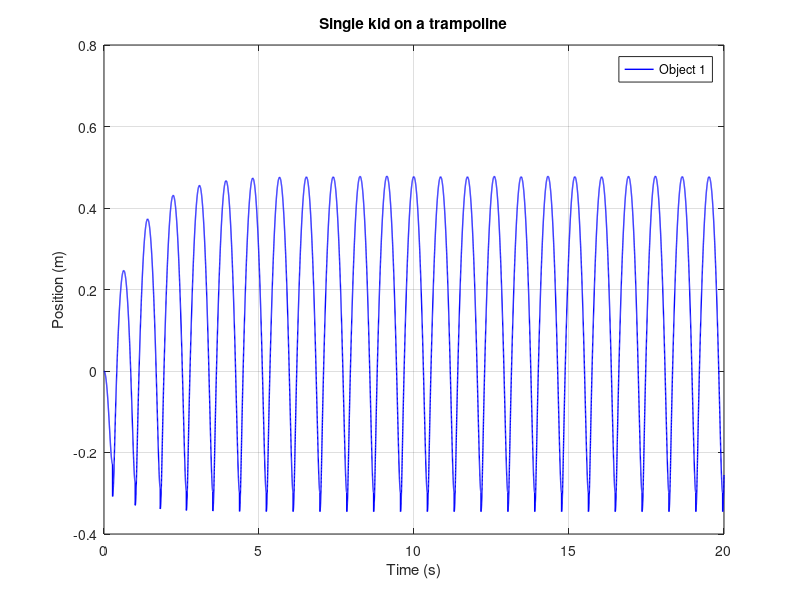

Write the MATLAB code that produced this figure.
% 定义常数和参数
g = 9.8; % 重力加速度
Pi = 3.14;
k = 96000; % 弹簧劲度系数
R = 5;
N = 60;
Sh = 0.08;
Ca = 2.3;
Cd = 16;
Fc = 2.5;
E1 =180;
m1 = 40; % 物体的质量
t0 = 0.0; % 初始时间
tf = 20.0; % 结束时间
dt = 0.001; % 时间步长
% 初始化数组
t = t0:dt:tf;
n = length(t);
y1 = zeros(1, n); % 物体1的位置
v1 = zeros(1, n); % 物体1的速度
% 初始条件
y1(1) = 0; % 物体1的初始位置
v1(1) = 0; % 物体1的初始速度
% 数值求解
for i = 1:n-1
if y1(i) >=0 
% 物体1自由落体
Fm = Ca*Sh*(v1(i)*v1(i))*sign(v1(i));
a1 = -g-Fm/m1;
elseif y1(i) <= 0
% 物体1接触弹簧
 F = -N*k*(sqrt(R*R+y1(i)*y1(i))-R)*y1(i)/sqrt(R*R+y1(i)*y1(i)); % 弹簧力
Fa = Pi*Ca*R*R*R*v1(i)*v1(i)*sign(v1(i))/(6*sqrt(R*R+y1(i)*y1(i)));
Fd = -Cd*v1(i)*sign(v1(i));
Fc = 2.5*sign(v1(i));
a1 = -g+(F-Fa-Fd-Fc )/ m1; % 物体2、1的加速度
end
v1(i + 1) = v1(i) + a1 * dt; % 更新物体1的速度
if v1(i)<=0&&v1(i+1)>=0
y1(i + 1) = y1(i) + v1(i) * dt-y1(i)-((E1+28800*y1(i)^4)^0.25)/(2*sqrt(2*sqrt(2))*sqrt(15)); % 更新物体1的位置
else
y1(i + 1) = y1(i) + v1(i) * dt; % 更新物体1的位置
end
end
% 绘制结果
figure;
plot(t, y1, 'b-', 'LineWidth', 1);
xlabel('Time (s)');
ylabel('Position (m)');
title('Single kid on a trampoline');
legend('Object 1');
grid on;